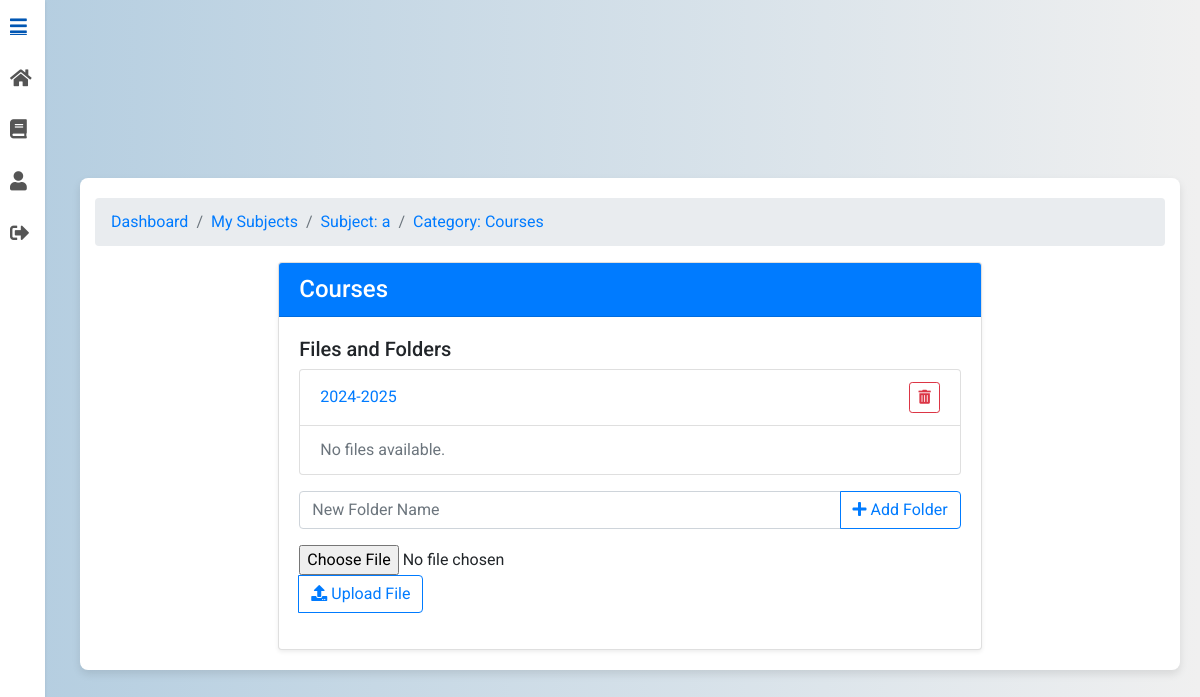
The app's page /subjects/category/119/ (signed in), older data.
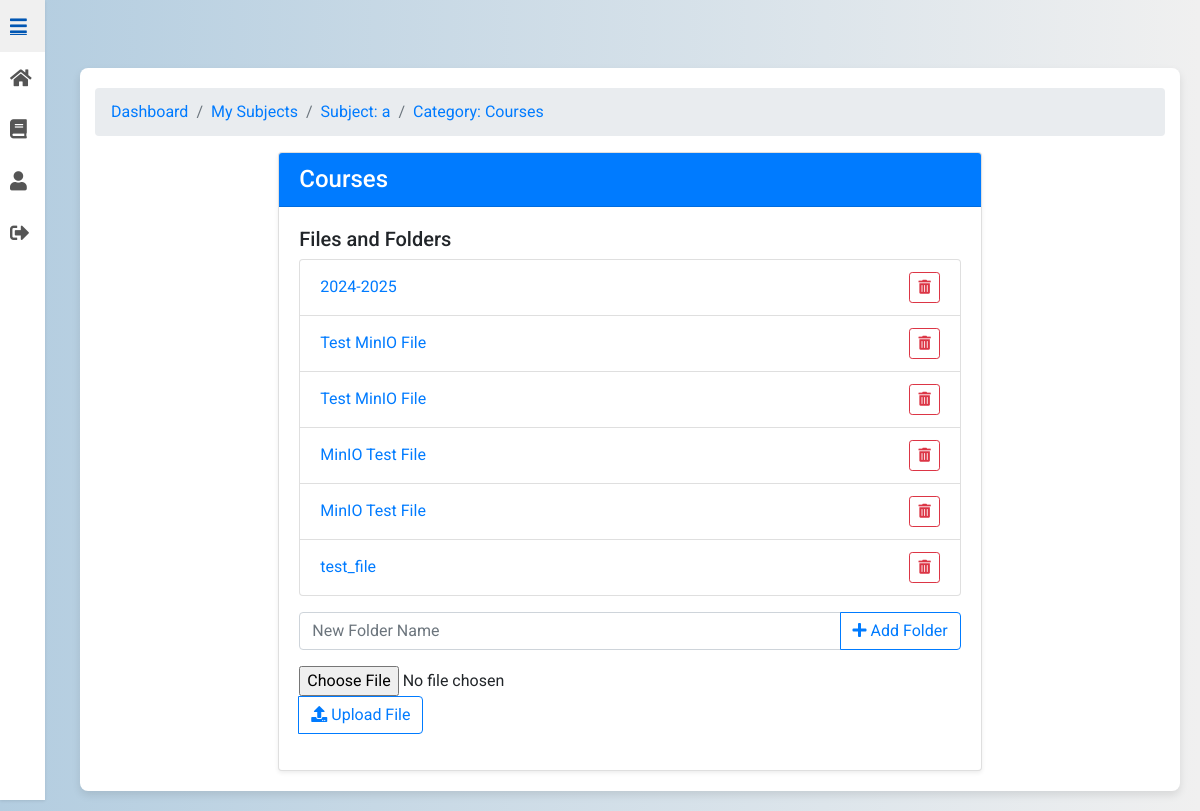
The same page, newer data.
### subjects/models.py (models this page shows, shortened)
class Category(models.Model):
    subject = models.ForeignKey(Subject, related_name='categories', on_delete=models.CASCADE)
    name = models.CharField(max_length=255)
    parent = models.ForeignKey('self', null=True, blank=True, related_name='subcategories', on_delete=models.CASCADE)
    class Meta:
        unique_together = (('subject', 'name', 'parent'),)

class File(models.Model):
    category = models.ForeignKey('Category', related_name='files', on_delete=models.CASCADE)
    name = models.CharField(max_length=100)
    file = models.FileField(upload_to='files/', storage=get_file_storage())

### subjects/views.py (the view, shortened to what this page needs)
# urls.py: path("category/<int:pk>/", CategoryDetailView.as_view(), name="category_detail"),
class CategoryDetailView(LoginRequiredMixin, BreadcrumbMixin, DetailView):
    model = Category
    template_name = "category_detail.html"
    context_object_name = "category"
    def get_breadcrumbs(self):
        category = self.get_object()
        dashboard_url = reverse_lazy("users:login")
        if self.request.user.role == "professor":
            dashboard_url = reverse_lazy("users:professor_dashboard")
        elif self.request.user.role == "student":
            dashboard_url = reverse_lazy("users:student_dashboard")
        breadcrumbs = [
            ("Dashboard", dashboard_url),
            ("My Subjects", reverse_lazy("subjects:my_subjects")),
            (f"Subject: {category.subject.name}", reverse_lazy("subjects:subject_detail", args=[category.subject.pk])),
            (f"Category: {category.name}", self.request.path),
        ]
        return breadcrumbs
    def get_context_data(self, **kwargs):
        context = super().get_context_data(**kwargs)
        context["breadcrumbs"] = self.get_breadcrumbs()  # Ensure breadcrumbs are added to context
        context["subcategories"] = self.object.subcategories.all()
        context["files"] = self.object.files.all()
        return context

### UniGrading/mixin.py (called while the page is built)
    def get_context_data(self, **kwargs):
        context = super().get_context_data(**kwargs)
        context["breadcrumbs"] = self.get_breadcrumbs()
        return context

### subjects/templates/category_detail.html (shortened to what the changed rows need)
{% extends 'base.html' %}
{% load static %}
{% load view_breadcrumbs %}
{% block content %}
<div class="container mt-5">
    <nav aria-label="breadcrumb">
        <ol class="breadcrumb">
            {% for name, url in breadcrumbs %}
                <li class="breadcrumb-item">
                    <a href="{{ url }}">{{ name }}</a>
                </li>
            {% endfor %}
        </ol>
    </nav>
    <div class="row justify-content-center">
        <div class="col-md-8">
            <div class="card shadow-sm no-hover-card">
                <div class="card-body">
                    <ul class="list-group mb-3" id="file-folder-list">
                        {% for subcategory in category.subcategories.all %}
                            <li class="list-group-item d-flex justify-content-between align-items-center">
                                <a href="{% url 'subjects:category_detail' subcategory.pk %}" class="text-decoration-none">
                                    {{ subcategory.name }}
                                </a>
                                <button class="btn btn-outline-danger btn-sm"
                                        data-toggle="modal"
                                        data-target="#deleteModal"
                                        data-item-id="{{ subcategory.pk }}"
                                        data-item-name="{{ subcategory.name }}"
                                        data-delete-url="{% url 'subjects:delete_subcategory' subcategory.pk %}">
                                    <i class="fas fa-trash-alt"></i>
                                </button>
                            </li>
                        {% empty %}
                            <li class="list-group-item text-muted">No folders available.</li>
                        {% endfor %}
                        {% for file in category.files.all %}
                            <li class="list-group-item d-flex justify-content-between align-items-center">
                                <a href="{{ file.file.url }}" class="text-decoration-none" download>
                                    {{ file.name }}
                                </a>
                                <button class="btn btn-outline-danger btn-sm"
                                        data-toggle="modal"
                                        data-target="#deleteModal"
                                        data-item-id="{{ file.pk }}"
                                        data-item-name="{{ file.name }}"
                                        data-delete-url="{% url 'subjects:delete_file' file.pk %}">
                                    <i class="fas fa-trash-alt"></i>
                                </button>
                            </li>
                        {% empty %}
                            <li class="list-group-item text-muted">No files available.</li>
                        {% endfor %}
                    </ul>
                </div>
            </div>
        </div>
    </div>
</div>
{% endblock %}

Row changes from the older to the newer data that the page shows:
added File: name "Test MinIO File"
added File: name "Test MinIO File"
added File: name "MinIO Test File"
added File: name "MinIO Test File"
added File: name "test_file"
Text that changed along with them:
text no longer shown: "No files available."
